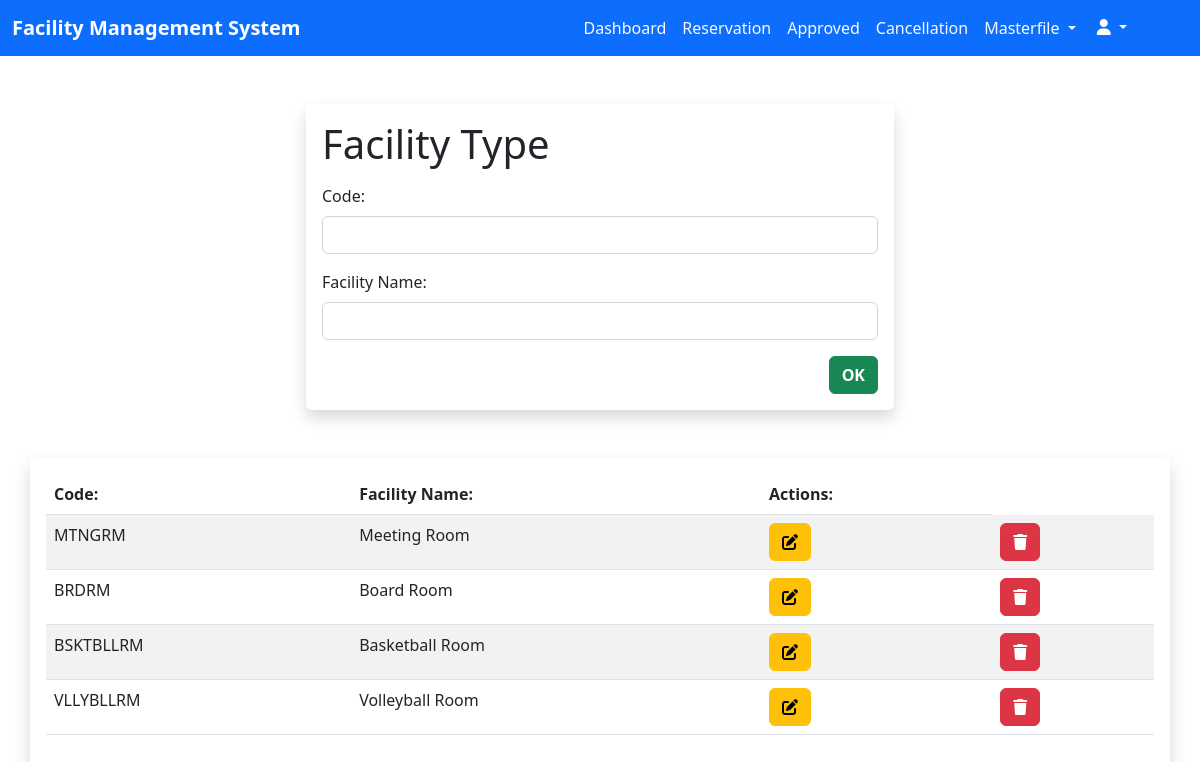
The page /admin/facility_type.php (signed in) on the database its author committed.
### tables this page shows
CREATE TABLE `facilities` (
  `id` int(11) NOT NULL AUTO_INCREMENT,
  `facility_code` varchar(255) NOT NULL,
  `facility_name` varchar(255) NOT NULL,
  PRIMARY KEY (`id`)
);

### admin/facility_type.php (the view, shortened to what this page needs)
<?php
  include_once $_SERVER['DOCUMENT_ROOT'] . '/facility_management/database/connection.php';
  $sqlFacilities = "SELECT * FROM facilities";
  $stmtFacilities = $con->prepare($sqlFacilities);
  $stmtFacilities->execute();
?>
<!DOCTYPE html>
<html lang="en">
<head>
  <link href="https://cdn.jsdelivr.net/npm/bootstrap@5.2.3/dist/css/bootstrap.min.css" rel="stylesheet"
 />
  <link rel="stylesheet" href="./styles/company.css" />
</head>
<body>
  <nav class="navbar navbar-expand-lg bg-primary">
    <div class="container-fluid">
      <a class="navbar-brand fw-bold text-white __navbar-brand" href="dashboard_admin.php">Facility Management
        System</a>
      <div class="collapse navbar-collapse" id="nav">
        <ul class="navbar-nav ms-auto mb-2 mb-lg-0 me-5">
          <li class="nav-item text-center">
            <a href="dashboard_admin.php" class="nav-link text-light">Dashboard</a>
          </li>
          <li class="nav-item text-center">
            <a href="pending_reservation.php" class="nav-link text-light">Reservation</a>
          </li>
          <li class="nav-item text-center">
            <a href="approved.php" class="nav-link text-light">Approved</a>
          </li>
          <li class="nav-item text-center">
            <a href="cancellation.php" class="nav-link text-light">Cancellation</a>
          </li>
          <li class="nav-item dropdown text-center">
            <a class="nav-link dropdown-toggle text-center text-light" href="#" data-bs-toggle="dropdown">
              Masterfile
            </a>
          </li>
          <div class="dropdown">
            <button class="btn btn-primary dropdown-toggle" type="button" data-bs-toggle="dropdown">
              <i class="fa-sharp fa-solid fa-user"></i>
            </button>
          </div>
        </ul>
      </div>
    </div>
  </nav>
  <div class="container-fluid mt-5">
    <div class="container w-50 shadow p-3 mb-5 bg-body rounded">
      <form action="./php/facility_create.php" method="post" class="needs-validation" novalidate>
        <p class="h1 mb-3">Facility Type </p>
        <div class="row">
          <div class="col-12 ">
            <div class="mb-3" class="form-group">
              <label for="code" class="form-label">Code:</label>
              <input type="text" name="facility_code" id="code" class="form-control" required />
            </div>
          </div>
          <div class="col-12 ">
            <div class="mb-3" class="form-group">
              <label for="facilityName" class="form-label">Facility Name:</label>
              <input type="text" name="facility_name" id="facilityName" class="form-control" required>
            </div>
          </div>
          <div class="col-12">
            <div class="mb-3">
              <input type="submit" name="register_facility" value="OK" class="btn btn-success fw-bold float-end" />
            </div>
          </div>
        </div>
      </form>
    </div>
  </div>
  <div class="container-fluid">
    <div class="container shadow p-3 mb-5 bg-body-rounded">
      <div class="table-responsive">
        <table class="table table-hover table-striped">
          <thead>
            <tr>
              <th scope="col">Code:</th>
              <th scope="col">Facility Name:</th>
              <th col="2">Actions:</th>
            </tr>
          </thead>
          <tbody>
            <?php while($rowFacility = $stmtFacilities->fetch()) { ?>
            <tr>
              <td><?php echo $rowFacility->facility_code ?></td>
              <td><?php echo $rowFacility->facility_name ?></td>
              <td>
                <button type="button" class="btn btn-warning" data-bs-toggle="modal"
                  data-bs-target="#updateModal-<?php echo $rowFacility->id ?>">
                  <i class="fa-solid fa-pen-to-square"></i>
                </button>
              </td>
              <td>
                <button type="button" class="btn btn-danger" data-bs-toggle="modal"
                  data-bs-target="#deleteModal-<?php echo $rowFacility->id ?>">
                  <i class="fa-solid fa-trash"></i>
                </button>
              </td>
            </tr>
            <?php } ?>
          </tbody>
        </table>
      </div>
    </div>
  </div>
</body>
</html>

### admin/styles/company.css (style rules this page uses)
html, body { margin: 0; padding: 0; }
.navbar-nav { text-align: right; }

### rows shown on the page
facilities: facility_code "MTNGRM", facility_name "Meeting Room"
facilities: facility_code "BRDRM", facility_name "Board Room"
facilities: facility_code "BSKTBLLRM", facility_name "Basketball Room"
facilities: facility_code "VLLYBLLRM", facility_name "Volleyball Room"
